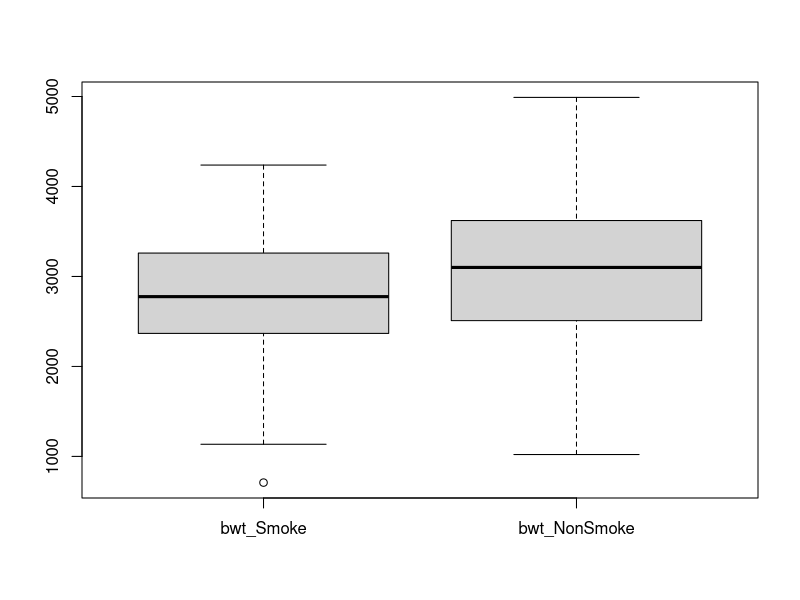
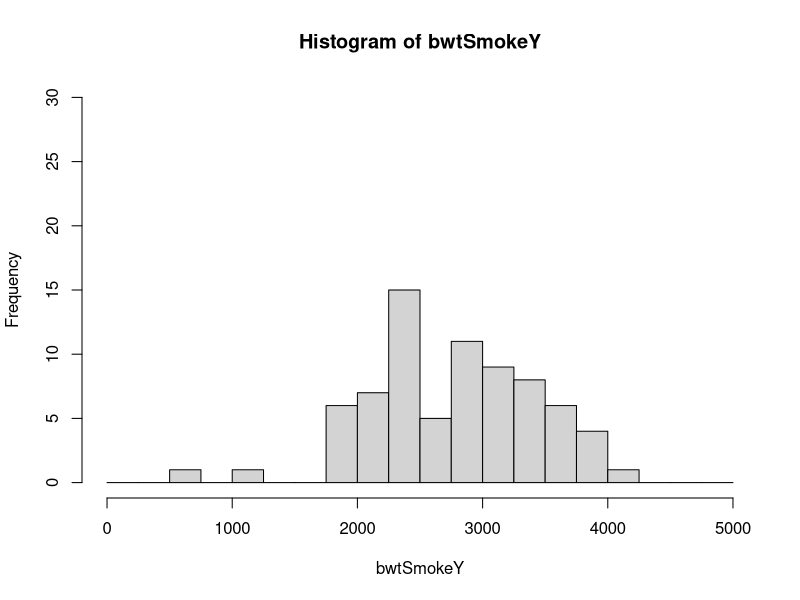
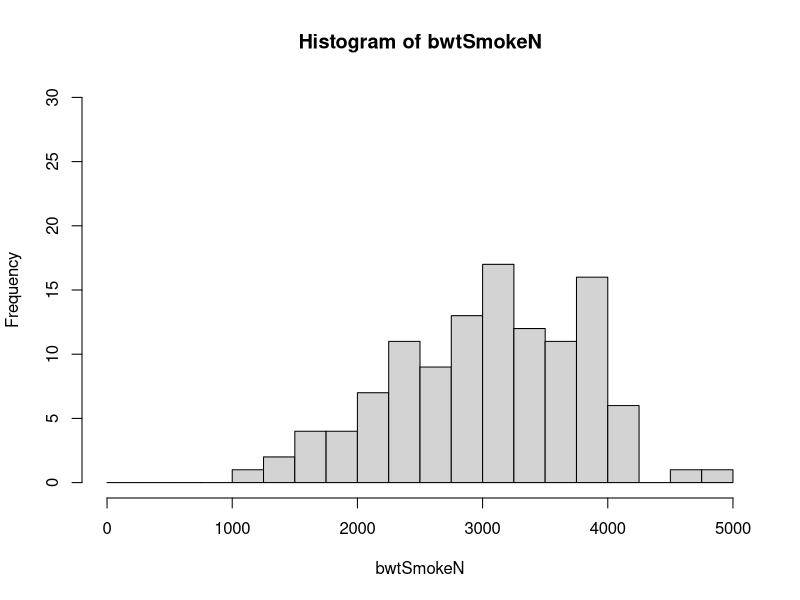
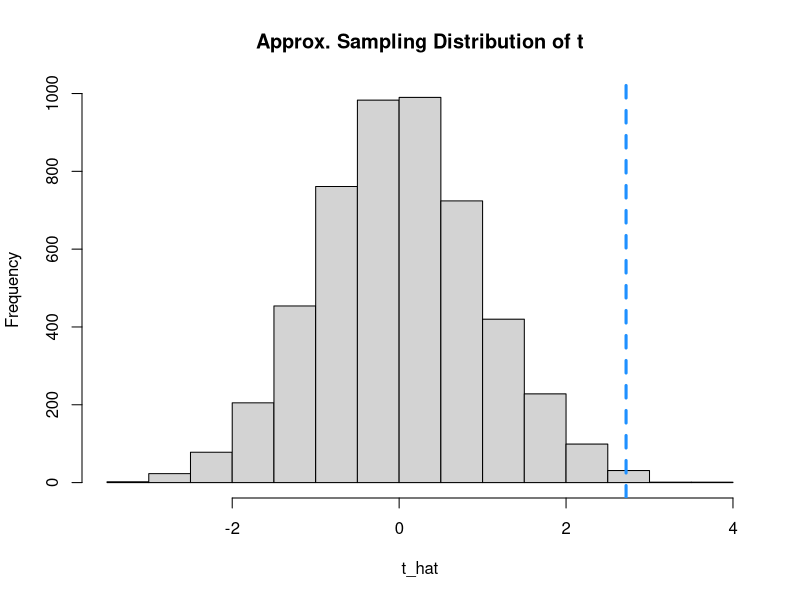

R code for these plots, in order:
## ---- chunk 1
knitr::opts_chunk$set(echo = TRUE, tidy.opts=list(width.cutoff=90),tidy=TRUE)
## ---- chunk 2
lbw <- read.csv("lbw.csv", header=TRUE)
## ---- chunk 3
SmokeY <- subset(lbw, smoke=="1")
SmokeN <- subset(lbw, smoke=="0")

bwtSmokeY <- SmokeY$bwt
bwtSmokeN <- SmokeN$bwt
## ---- chunk 4
lbw <- read.csv("lbw.csv", header=TRUE)
# str(lbw)
lbw$smoke <- as.factor(lbw$smoke)
lbw$low <- as.factor(lbw$low)
# str(lbw)
## ---- chunk 5
SmokeY <- subset(lbw, smoke=="1")
SmokeN <- subset(lbw, smoke=="0")

bwtSmokeY <- SmokeY$bwt
bwtSmokeN <- SmokeN$bwt
## ---- chunk 6
boxplot(bwtSmokeY, bwtSmokeN, names=c("bwt_Smoke", "bwt_NonSmoke"))
hist(bwtSmokeY, breaks=seq(0,5000,250), ylim=c(0,30))
hist(bwtSmokeN, breaks=seq(0,5000,250), ylim=c(0,30))
## ---- chunk 7
sd(bwtSmokeY)
sd(bwtSmokeN)
length(bwtSmokeY)
length(bwtSmokeN)
## ---- chunk 8
2 * (1 - pt(2.642809, df = 74 + 115 - 2))
## ---- chunk 9
# t.test(sample1, sample2, conf.level = confidence_level, var.equal = TRUE)
# conf.level is for the confidence level. Foe the test, you will always get the same test statistic and p value.
# var.equal tells R whether you would assume equal variance.
t.test(bwtSmokeN, bwtSmokeY, conf.level = 0.98, var.equal = TRUE)
## ---- chunk 10
t.test(bwtSmokeN, bwtSmokeY, conf.level = 0.98, var.equal = F)
## ---- chunk 11
# 1. Calculate data summaries and t_obs
xbar1 <- mean(bwtSmokeN)
s1 <- sd(bwtSmokeN)
n1 <- length(bwtSmokeN)
xbar2 <- mean(bwtSmokeY)
s2 <- sd(bwtSmokeY)
n2 <- length(bwtSmokeY)

t_obs <- (xbar1-xbar2)/sqrt((s1^2/n1) + s2^2/n2)

# Specify number of bootstrap samples, create a vector
# to store t_hat values
B <- 5000
t_hat <- numeric(B)

# Bootstrap loop
set.seed(371)
for(i in 1:B){
  # 2. Draw a SRS of size n1/n2 from data, with replacement
  x1_star <- sample(bwtSmokeN, size = n1, replace = T)
  x2_star <- sample(bwtSmokeY, size = n2, replace = T)
  
  # 3. Calculate resampled mean and sd
  xbar1_star <- mean(x1_star)
  s1_star <- sd(x1_star)
  xbar2_star <- mean(x2_star)
  s2_star <- sd(x2_star)
  
  # 4. Calculate t_hat, and store it in vector
  t_hat_numer <- (xbar1_star-xbar2_star) - (xbar1-xbar2)
  t_hat_denom <- sqrt((s1_star^2/n1) + (s2_star^2/n2))
  
  t_hat[i] <- t_hat_numer / t_hat_denom
}

# Optional: plot approximate sampling distribution
# and add a line for t_obs
hist(t_hat, main = "Approx. Sampling Distribution of t")
abline(v = t_obs, col = "dodgerblue", lty = 2, lwd = 3)

# Compute 2-sided p-value
# Count t_hat values above/below t_obs
m_low <- sum(t_hat < t_obs)
m_hi <- sum(t_hat > t_obs)

# Take 2x the minimum proportion
2*(min(m_low, m_hi)/B)
